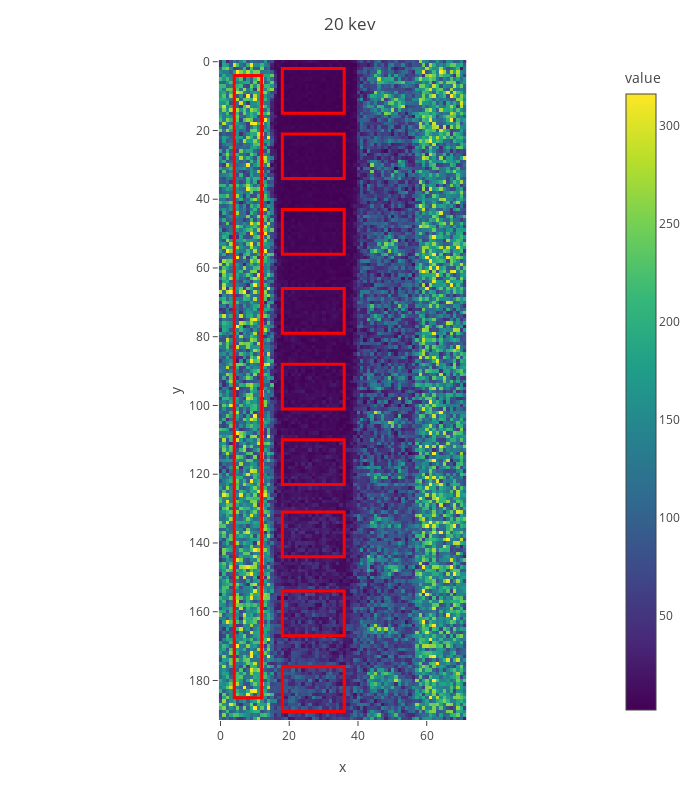
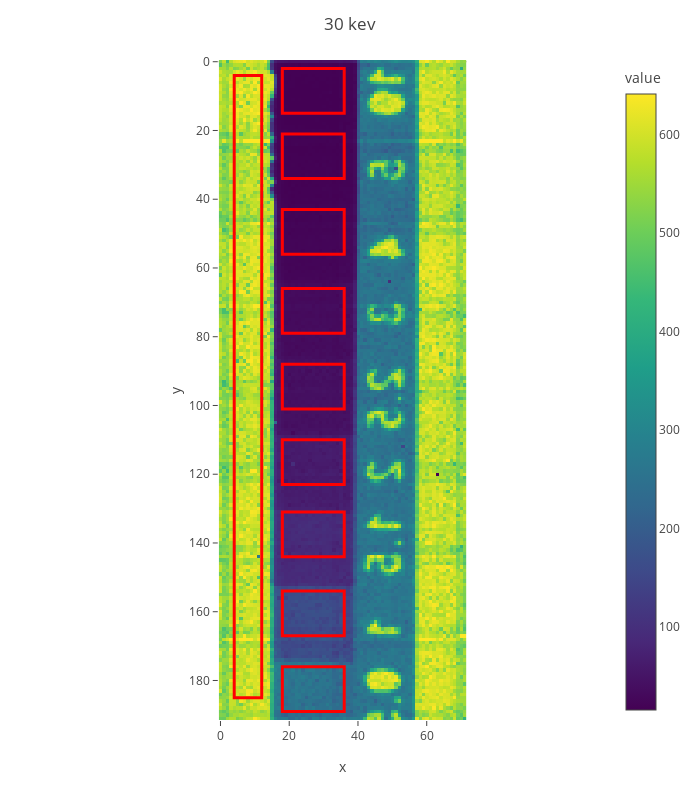
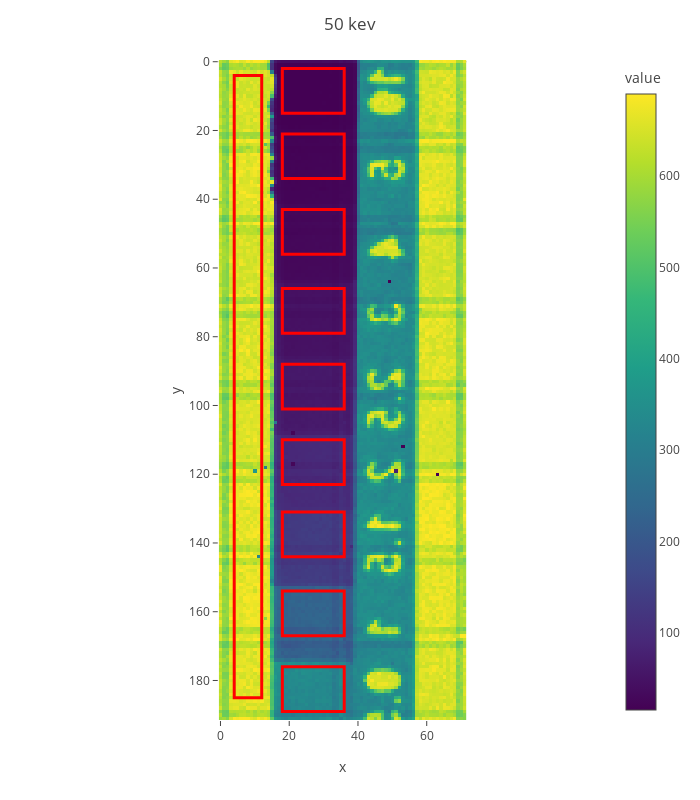
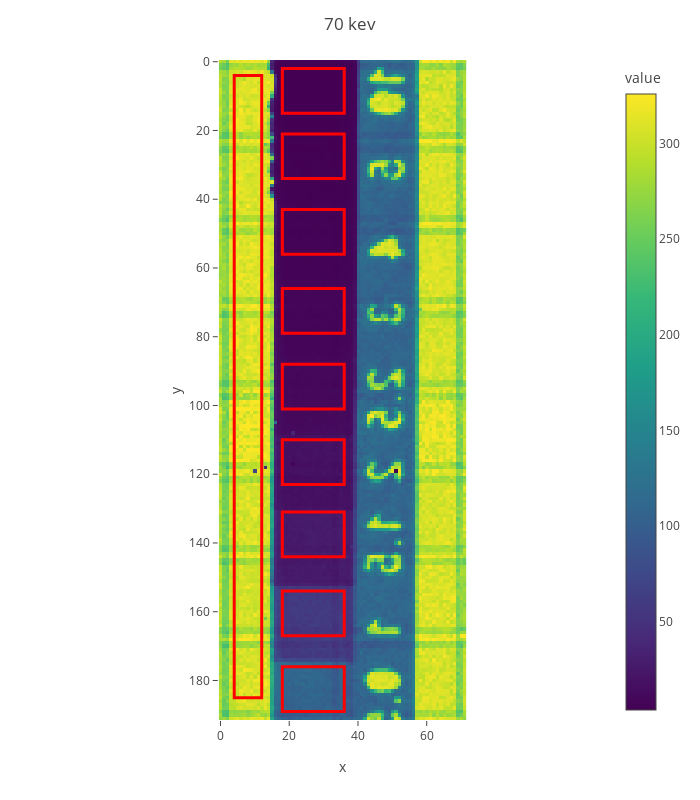

Notebook cell for these charts, in order:
### Code cell
for i, bin_id in enumerate([0,1,2,3,4,5,6]):
    
    _, _, full_count_map = process_mat_files_list(bin_id, mat_files)
    
    full_count_map = clean_ncp(full_count_map, verbose=False)

    
    color_min, color_max = np.percentile(full_count_map, [1, 99.5])

    heatmap_fig = create_heatmaps_w_boxes(full_count_map, 
                                         y_borders, 
                                         x_borders, 
                                         color_range=[color_min, color_max],)
    
    heatmap_fig.update_layout(title=f"{BIN_LABELS[bin_id]}")

    heatmap_fig.show()

### Figure 1 — Plotly figure (JSON) as saved in the notebook; plotly's stock layout.template omitted (floating-point values rounded to 4 significant figures; data arrays with more than 128 entries replaced by an {"elided": "..."} marker saying what was removed)
{"data": [{"coloraxis": "coloraxis", "hovertemplate": "x: %{x}<br>y: %{y}<br>value: %{z}<extra></extra>", "name": "0", "type": "heatmap", "xaxis": "x", "yaxis": "y", "z": {"elided": "192x72 float values"}}], "layout": {"autosize": false, "coloraxis": {"cmax": 316.3, "cmin": 2.002, "colorbar": {"title": {"text": "value"}}, "colorscale": [[0, "#440154"], [0.1111, "#482878"], [0.2222, "#3e4989"], [0.3333, "#31688e"], [0.4444, "#26828e"], [0.5556, "#1f9e89"], [0.6667, "#35b779"], [0.7778, "#6ece58"], [0.8889, "#b5de2b"], [1, "#fde725"]]}, "height": 800, "margin": {"t": 60}, "shapes": [{"line": {"color": "red", "width": 3}, "type": "rect", "x0": 18, "x1": 36, "y0": 2, "y1": 15}, {"line": {"color": "red", "width": 3}, "type": "rect", "x0": 18, "x1": 36, "y0": 21, "y1": 34}, {"line": {"color": "red", "width": 3}, "type": "rect", "x0": 18, "x1": 36, "y0": 43, "y1": 56}, {"line": {"color": "red", "width": 3}, "type": "rect", "x0": 18, "x1": 36, "y0": 66, "y1": 79}, {"line": {"color": "red", "width": 3}, "type": "rect", "x0": 18, "x1": 36, "y0": 88, "y1": 101}, {"line": {"color": "red", "width": 3}, "type": "rect", "x0": 18, "x1": 36, "y0": 110, "y1": 123}, {"line": {"color": "red", "width": 3}, "type": "rect", "x0": 18, "x1": 36, "y0": 131, "y1": 144}, {"line": {"color": "red", "width": 3}, "type": "rect", "x0": 18, "x1": 36, "y0": 154, "y1": 167}, {"line": {"color": "red", "width": 3}, "type": "rect", "x0": 18, "x1": 36, "y0": 176, "y1": 189}, {"line": {"color": "red", "width": 3}, "type": "rect", "x0": 4, "x1": 12, "y0": 4, "y1": 185}], "title": {"text": "20 kev"}, "width": 700, "xaxis": {"anchor": "y", "constrain": "domain", "domain": [0, 1], "scaleanchor": "y", "title": {"text": "x"}}, "yaxis": {"anchor": "x", "autorange": "reversed", "constrain": "domain", "domain": [0, 1], "title": {"text": "y"}}}}

### Figure 2 — Plotly figure (JSON) as saved in the notebook; plotly's stock layout.template omitted (floating-point values rounded to 4 significant figures; data arrays with more than 128 entries replaced by an {"elided": "..."} marker saying what was removed)
{"data": [{"coloraxis": "coloraxis", "hovertemplate": "x: %{x}<br>y: %{y}<br>value: %{z}<extra></extra>", "name": "0", "type": "heatmap", "xaxis": "x", "yaxis": "y", "z": {"elided": "192x72 float values"}}], "layout": {"autosize": false, "coloraxis": {"cmax": 641.4, "cmin": 15.53, "colorbar": {"title": {"text": "value"}}, "colorscale": [[0, "#440154"], [0.1111, "#482878"], [0.2222, "#3e4989"], [0.3333, "#31688e"], [0.4444, "#26828e"], [0.5556, "#1f9e89"], [0.6667, "#35b779"], [0.7778, "#6ece58"], [0.8889, "#b5de2b"], [1, "#fde725"]]}, "height": 800, "margin": {"t": 60}, "shapes": [{"line": {"color": "red", "width": 3}, "type": "rect", "x0": 18, "x1": 36, "y0": 2, "y1": 15}, {"line": {"color": "red", "width": 3}, "type": "rect", "x0": 18, "x1": 36, "y0": 21, "y1": 34}, {"line": {"color": "red", "width": 3}, "type": "rect", "x0": 18, "x1": 36, "y0": 43, "y1": 56}, {"line": {"color": "red", "width": 3}, "type": "rect", "x0": 18, "x1": 36, "y0": 66, "y1": 79}, {"line": {"color": "red", "width": 3}, "type": "rect", "x0": 18, "x1": 36, "y0": 88, "y1": 101}, {"line": {"color": "red", "width": 3}, "type": "rect", "x0": 18, "x1": 36, "y0": 110, "y1": 123}, {"line": {"color": "red", "width": 3}, "type": "rect", "x0": 18, "x1": 36, "y0": 131, "y1": 144}, {"line": {"color": "red", "width": 3}, "type": "rect", "x0": 18, "x1": 36, "y0": 154, "y1": 167}, {"line": {"color": "red", "width": 3}, "type": "rect", "x0": 18, "x1": 36, "y0": 176, "y1": 189}, {"line": {"color": "red", "width": 3}, "type": "rect", "x0": 4, "x1": 12, "y0": 4, "y1": 185}], "title": {"text": "30 kev"}, "width": 700, "xaxis": {"anchor": "y", "constrain": "domain", "domain": [0, 1], "scaleanchor": "y", "title": {"text": "x"}}, "yaxis": {"anchor": "x", "autorange": "reversed", "constrain": "domain", "domain": [0, 1], "title": {"text": "y"}}}}

### Figure 3 — Plotly figure (JSON) as saved in the notebook; plotly's stock layout.template omitted (floating-point values rounded to 4 significant figures; data arrays with more than 128 entries replaced by an {"elided": "..."} marker saying what was removed)
{"data": [{"coloraxis": "coloraxis", "hovertemplate": "x: %{x}<br>y: %{y}<br>value: %{z}<extra></extra>", "name": "0", "type": "heatmap", "xaxis": "x", "yaxis": "y", "z": {"elided": "192x72 float values"}}], "layout": {"autosize": false, "coloraxis": {"cmax": 689.6, "cmin": 15.89, "colorbar": {"title": {"text": "value"}}, "colorscale": [[0, "#440154"], [0.1111, "#482878"], [0.2222, "#3e4989"], [0.3333, "#31688e"], [0.4444, "#26828e"], [0.5556, "#1f9e89"], [0.6667, "#35b779"], [0.7778, "#6ece58"], [0.8889, "#b5de2b"], [1, "#fde725"]]}, "height": 800, "margin": {"t": 60}, "shapes": [{"line": {"color": "red", "width": 3}, "type": "rect", "x0": 18, "x1": 36, "y0": 2, "y1": 15}, {"line": {"color": "red", "width": 3}, "type": "rect", "x0": 18, "x1": 36, "y0": 21, "y1": 34}, {"line": {"color": "red", "width": 3}, "type": "rect", "x0": 18, "x1": 36, "y0": 43, "y1": 56}, {"line": {"color": "red", "width": 3}, "type": "rect", "x0": 18, "x1": 36, "y0": 66, "y1": 79}, {"line": {"color": "red", "width": 3}, "type": "rect", "x0": 18, "x1": 36, "y0": 88, "y1": 101}, {"line": {"color": "red", "width": 3}, "type": "rect", "x0": 18, "x1": 36, "y0": 110, "y1": 123}, {"line": {"color": "red", "width": 3}, "type": "rect", "x0": 18, "x1": 36, "y0": 131, "y1": 144}, {"line": {"color": "red", "width": 3}, "type": "rect", "x0": 18, "x1": 36, "y0": 154, "y1": 167}, {"line": {"color": "red", "width": 3}, "type": "rect", "x0": 18, "x1": 36, "y0": 176, "y1": 189}, {"line": {"color": "red", "width": 3}, "type": "rect", "x0": 4, "x1": 12, "y0": 4, "y1": 185}], "title": {"text": "50 kev"}, "width": 700, "xaxis": {"anchor": "y", "constrain": "domain", "domain": [0, 1], "scaleanchor": "y", "title": {"text": "x"}}, "yaxis": {"anchor": "x", "autorange": "reversed", "constrain": "domain", "domain": [0, 1], "title": {"text": "y"}}}}

### Figure 4 — Plotly figure (JSON) as saved in the notebook; plotly's stock layout.template omitted (floating-point values rounded to 4 significant figures; data arrays with more than 128 entries replaced by an {"elided": "..."} marker saying what was removed)
{"data": [{"coloraxis": "coloraxis", "hovertemplate": "x: %{x}<br>y: %{y}<br>value: %{z}<extra></extra>", "name": "0", "type": "heatmap", "xaxis": "x", "yaxis": "y", "z": {"elided": "192x72 float values"}}], "layout": {"autosize": false, "coloraxis": {"cmax": 326.0, "cmin": 3.721, "colorbar": {"title": {"text": "value"}}, "colorscale": [[0, "#440154"], [0.1111, "#482878"], [0.2222, "#3e4989"], [0.3333, "#31688e"], [0.4444, "#26828e"], [0.5556, "#1f9e89"], [0.6667, "#35b779"], [0.7778, "#6ece58"], [0.8889, "#b5de2b"], [1, "#fde725"]]}, "height": 800, "margin": {"t": 60}, "shapes": [{"line": {"color": "red", "width": 3}, "type": "rect", "x0": 18, "x1": 36, "y0": 2, "y1": 15}, {"line": {"color": "red", "width": 3}, "type": "rect", "x0": 18, "x1": 36, "y0": 21, "y1": 34}, {"line": {"color": "red", "width": 3}, "type": "rect", "x0": 18, "x1": 36, "y0": 43, "y1": 56}, {"line": {"color": "red", "width": 3}, "type": "rect", "x0": 18, "x1": 36, "y0": 66, "y1": 79}, {"line": {"color": "red", "width": 3}, "type": "rect", "x0": 18, "x1": 36, "y0": 88, "y1": 101}, {"line": {"color": "red", "width": 3}, "type": "rect", "x0": 18, "x1": 36, "y0": 110, "y1": 123}, {"line": {"color": "red", "width": 3}, "type": "rect", "x0": 18, "x1": 36, "y0": 131, "y1": 144}, {"line": {"color": "red", "width": 3}, "type": "rect", "x0": 18, "x1": 36, "y0": 154, "y1": 167}, {"line": {"color": "red", "width": 3}, "type": "rect", "x0": 18, "x1": 36, "y0": 176, "y1": 189}, {"line": {"color": "red", "width": 3}, "type": "rect", "x0": 4, "x1": 12, "y0": 4, "y1": 185}], "title": {"text": "70 kev"}, "width": 700, "xaxis": {"anchor": "y", "constrain": "domain", "domain": [0, 1], "scaleanchor": "y", "title": {"text": "x"}}, "yaxis": {"anchor": "x", "autorange": "reversed", "constrain": "domain", "domain": [0, 1], "title": {"text": "y"}}}}
